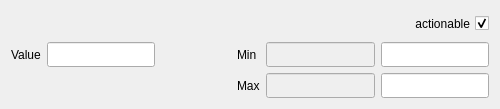
<?xml version="1.0" encoding="UTF-8"?>
<ui version="4.0">
 <class>LineEditMinimumMaximum</class>
 <widget class="QWidget" name="LineEditMinimumMaximum">
  <property name="geometry">
   <rect>
    <x>0</x>
    <y>0</y>
    <width>500</width>
    <height>105</height>
   </rect>
  </property>
  <property name="sizePolicy">
   <sizepolicy hsizetype="Preferred" vsizetype="Preferred">
    <horstretch>0</horstretch>
    <verstretch>0</verstretch>
   </sizepolicy>
  </property>
  <property name="maximumSize">
   <size>
    <width>500</width>
    <height>105</height>
   </size>
  </property>
  <property name="windowTitle">
   <string>Form</string>
  </property>
  <layout class="QGridLayout" name="gridLayout">
   <item row="2" column="4">
    <widget class="QLineEdit" name="lineEditMaximumValue">
     <property name="enabled">
      <bool>false</bool>
     </property>
     <property name="minimumSize">
      <size>
       <width>0</width>
       <height>25</height>
      </size>
     </property>
    </widget>
   </item>
   <item row="1" column="5">
    <widget class="QLineEdit" name="lineEditMinimumInputValue">
     <property name="minimumSize">
      <size>
       <width>0</width>
       <height>25</height>
      </size>
     </property>
    </widget>
   </item>
   <item row="2" column="3">
    <widget class="QLabel" name="labelFeatureMaximumValue">
     <property name="minimumSize">
      <size>
       <width>0</width>
       <height>25</height>
      </size>
     </property>
     <property name="text">
      <string>Max</string>
     </property>
    </widget>
   </item>
   <item row="1" column="4">
    <widget class="QLineEdit" name="lineEditMinimumValue">
     <property name="enabled">
      <bool>false</bool>
     </property>
     <property name="minimumSize">
      <size>
       <width>0</width>
       <height>25</height>
      </size>
     </property>
    </widget>
   </item>
   <item row="2" column="5">
    <widget class="QLineEdit" name="lineEditMaximumInputValue">
     <property name="minimumSize">
      <size>
       <width>0</width>
       <height>25</height>
      </size>
     </property>
    </widget>
   </item>
   <item row="1" column="1">
    <widget class="QLineEdit" name="lineEditUserValue">
     <property name="minimumSize">
      <size>
       <width>0</width>
       <height>25</height>
      </size>
     </property>
    </widget>
   </item>
   <item row="1" column="0">
    <widget class="QLabel" name="labelFeatureUserValue">
     <property name="minimumSize">
      <size>
       <width>0</width>
       <height>25</height>
      </size>
     </property>
     <property name="text">
      <string>Value</string>
     </property>
    </widget>
   </item>
   <item row="1" column="3">
    <widget class="QLabel" name="labelFeatureMinimumValue">
     <property name="minimumSize">
      <size>
       <width>0</width>
       <height>25</height>
      </size>
     </property>
     <property name="text">
      <string>Min</string>
     </property>
    </widget>
   </item>
   <item row="1" column="2">
    <widget class="QLabel" name="labelSpacer">
     <property name="minimumSize">
      <size>
       <width>70</width>
       <height>25</height>
      </size>
     </property>
     <property name="styleSheet">
      <string notr="true">QLabel {
	font-weight: bold;
}</string>
     </property>
     <property name="text">
      <string/>
     </property>
    </widget>
   </item>
   <item row="0" column="0" colspan="4">
    <widget class="QLabel" name="labelFeatureName">
     <property name="minimumSize">
      <size>
       <width>0</width>
       <height>25</height>
      </size>
     </property>
     <property name="styleSheet">
      <string notr="true">QLabel {
	font-weight: bold;
}</string>
     </property>
     <property name="text">
      <string/>
     </property>
    </widget>
   </item>
   <item row="0" column="4" colspan="2">
    <widget class="QCheckBox" name="checkBoxActionability">
     <property name="sizePolicy">
      <sizepolicy hsizetype="Minimum" vsizetype="Fixed">
       <horstretch>0</horstretch>
       <verstretch>0</verstretch>
      </sizepolicy>
     </property>
     <property name="minimumSize">
      <size>
       <width>0</width>
       <height>25</height>
      </size>
     </property>
     <property name="layoutDirection">
      <enum>Qt::RightToLeft</enum>
     </property>
     <property name="text">
      <string>actionable</string>
     </property>
     <property name="checked">
      <bool>true</bool>
     </property>
    </widget>
   </item>
  </layout>
 </widget>
 <resources/>
 <connections/>
</ui>
